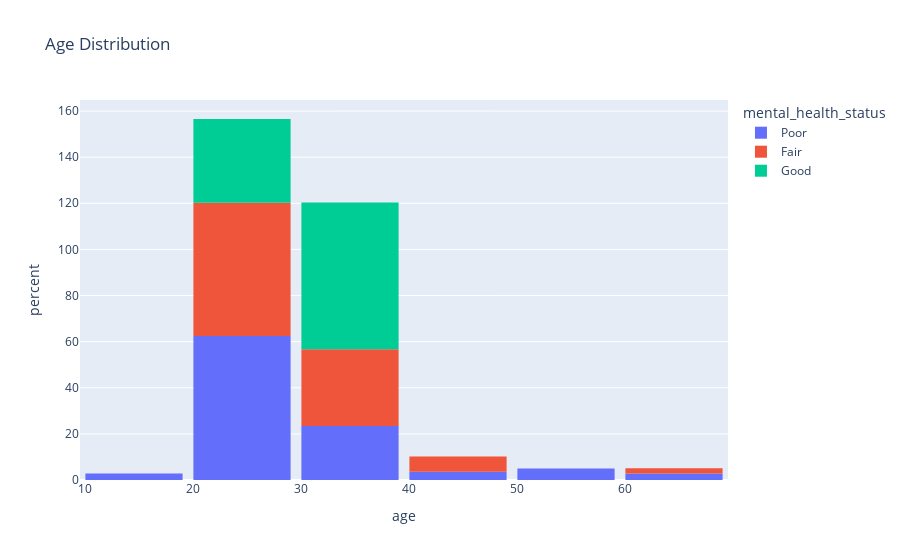

Source (notebook cell):
### Markdown cell above
It is a matter of regret that most of the people existing in the dataset have poor mental health status(71.6%). Least amount of people have good mental health status(5.6%).

### Code cell
# Age Distribution
fig = px.histogram(df, x='age', title='Age Distribution', nbins=5, color='mental_health_status', histnorm='percent')
fig.update_layout(bargap=0.1)
fig.show()

### Figure 1 — Plotly figure (JSON) as saved in the notebook; plotly's stock layout.template omitted (floating-point values rounded to 4 significant figures; data arrays with more than 128 entries replaced by an {"elided": "..."} marker saying what was removed)
{"data": [{"alignmentgroup": "True", "bingroup": "x", "histnorm": "percent", "hovertemplate": "mental_health_status=Poor<br>age=%{x}<br>percent=%{y}<extra></extra>", "legendgroup": "Poor", "marker": {"color": "#636efa", "pattern": {"shape": ""}}, "name": "Poor", "nbinsx": 5, "offsetgroup": "Poor", "orientation": "v", "showlegend": true, "type": "histogram", "x": {"elided": "141 int values"}, "xaxis": "x", "yaxis": "y"}, {"alignmentgroup": "True", "bingroup": "x", "histnorm": "percent", "hovertemplate": "mental_health_status=Fair<br>age=%{x}<br>percent=%{y}<extra></extra>", "legendgroup": "Fair", "marker": {"color": "#EF553B", "pattern": {"shape": ""}}, "name": "Fair", "nbinsx": 5, "offsetgroup": "Fair", "orientation": "v", "showlegend": true, "type": "histogram", "x": [25, 25, 24, 25, 28, 30, 26, 24, 30, 21, 30, 28, 23, 30, 24, 27, 30, 28, 27, 27, 29, 26, 25, 22, 24, 25, 30, 23, 29, 24, 23, 22, 45, 47, 49, 63, 35, 36, 31, 39, 31, 33, 34, 35, 31], "xaxis": "x", "yaxis": "y"}, {"alignmentgroup": "True", "bingroup": "x", "histnorm": "percent", "hovertemplate": "mental_health_status=Good<br>age=%{x}<br>percent=%{y}<extra></extra>", "legendgroup": "Good", "marker": {"color": "#00cc96", "pattern": {"shape": ""}}, "name": "Good", "nbinsx": 5, "offsetgroup": "Good", "orientation": "v", "showlegend": true, "type": "histogram", "x": [22, 22, 26, 30, 28, 31, 34, 32, 32, 31, 38], "xaxis": "x", "yaxis": "y"}], "layout": {"bargap": 0.1, "barmode": "relative", "legend": {"title": {"text": "mental_health_status"}, "tracegroupgap": 0}, "title": {"text": "Age Distribution"}, "xaxis": {"anchor": "y", "domain": [0, 1], "title": {"text": "age"}}, "yaxis": {"anchor": "x", "domain": [0, 1], "title": {"text": "percent"}}}}
